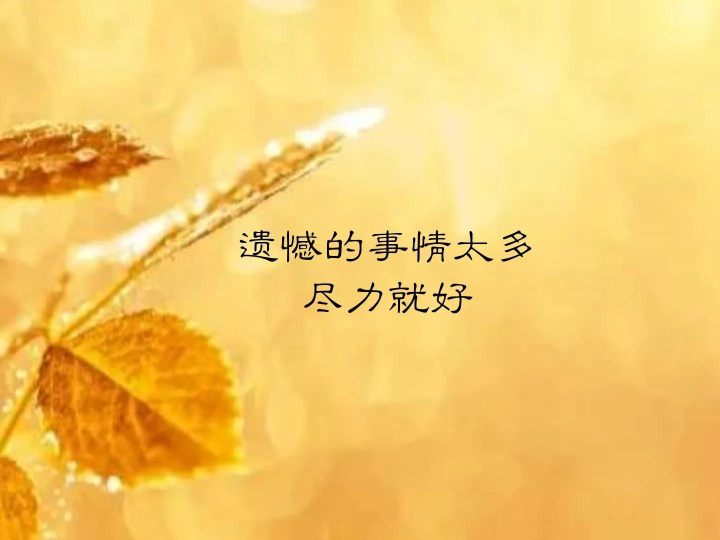
#> input picture images/wenzi01.jpeg, 1440 x 1080 px (shown at 1/2 size)
$ python work6.py
#> lines starting #> are read from the running program, lines starting #| are printed output that depends on the picture; after the words box and inside, x2 and y2 are one past the last pixel; in counts of white or black regions, pixels touching at a corner belong together
### myocr/MyUtile1.py
import paddlehub as pub


#识别图片的文字
#img 图片含有一组文字
def demo01(img):
    #加载模型
    ocr = pub.Module(name="chinese_ocr_db_crnn_server")
    #识别文字
    rs = ocr.recognize_text(images=[img])
    return rs[0]["data"][0]["text"]

### work6.py
import cv2
import numpy as np
from myocr.MyUtile1 import demo01

img = cv2.imread('images/wenzi01.jpeg')
#> img is the input picture: shape (1080, 1440, 3); mean B, G, R 105.4, 200.9, 244
gay_img = cv2.cvtColor(img, cv2.COLOR_BGR2GRAY)
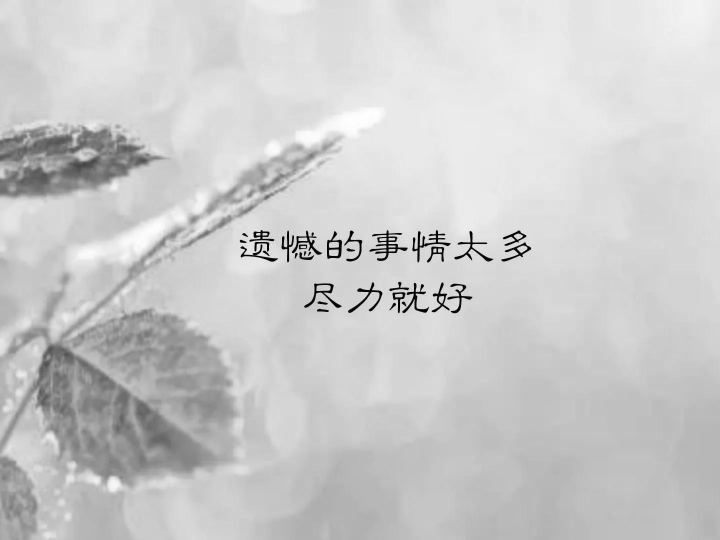
#> gay_img: shape (1080, 1440) (shown at 1/2 size); min 0, max 254, mean 202.9
k = np.ones((9, 9), np.uint8)
close_img = cv2.morphologyEx(gay_img, cv2.MORPH_BLACKHAT, k)
k1 = (19, 19)
d = 2
gs_img = cv2.GaussianBlur(close_img, k1, d)
c_img = cv2.Canny(gs_img, 180, 200)
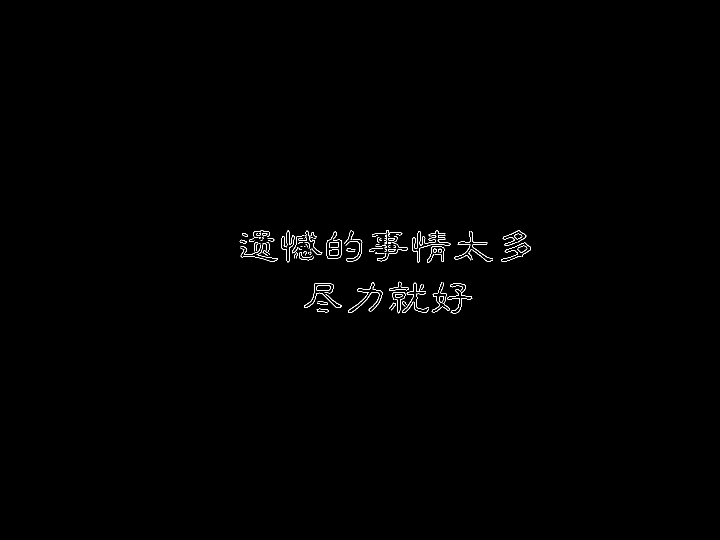
#> c_img: shape (1080, 1440) (shown at 1/2 size); 0.41% white in thin lines or dots, all inside (x1, y1, x2, y2) = (479, 460, 1062, 627)
open_img = cv2.dilate(c_img, np.ones((19, 19)), iterations=1)
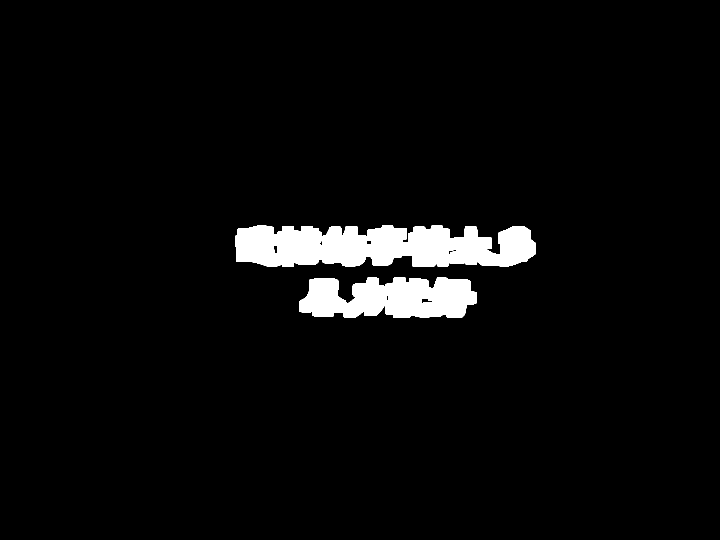
#> open_img: shape (1080, 1440) (shown at 1/2 size); 4.1% white; 2 white regions
contours, hierarchy = cv2.findContours(open_img, cv2.RETR_EXTERNAL, cv2.CHAIN_APPROX_SIMPLE)
#> contours = 2 contours; box (x1, y1, x2, y2) and area: (470, 451, 1071, 534) 39604, (599, 554, 954, 636) 22269
num = len(contours)
#> num = 2
print(f"长度={num}")
#| 长度=2
qie_img = 0
qie1_img = 0
for contour in contours:
    x, y, w, h = cv2.boundingRect(contour)
    print(x, y, w, h)
    if w == 355:
        c_img = cv2.rectangle(img, (x, y), (x + w, y + h), (0, 100, 0), 2)
        qie_img = c_img[y:y + h, x:x + w]
    elif w == 601:
        c_img = cv2.rectangle(img, (x, y), (x + w, y + h), (0, 100, 0), 2)
        qie1_img = c_img[y:y + h, x:x + w]
#> this loop made 2 passes
#> (x, y, w, h) on passes 1 to 2: (599, 554, 355, 82), (470, 451, 601, 83)
#| 599 554 355 82
#| 470 451 601 83
#> pass 1, `qie_img = c_img[y:y + h, x:x + w]`:
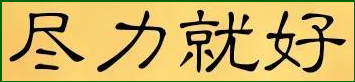
#> qie_img: shape (82, 355, 3); mean B, G, R 98.9, 176.9, 202.8
#> pass 2, `qie1_img = c_img[y:y + h, x:x + w]`:
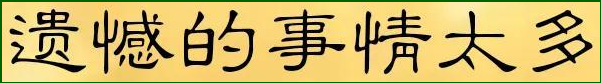
#> qie1_img: shape (83, 601, 3); mean B, G, R 105.3, 178, 199
# 改变图片像素
q_img=cv2.resize(qie_img,(300,200))
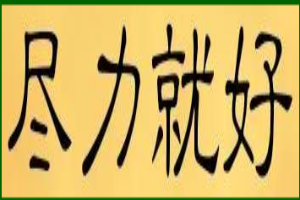
#> q_img: shape (200, 300, 3); mean B, G, R 98.7, 176.7, 202.6
q1_img=cv2.resize(qie1_img,(600,300))
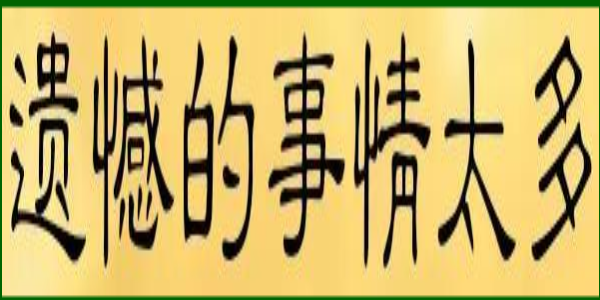
#> q1_img: shape (300, 600, 3); mean B, G, R 105.2, 177.9, 198.9
#> (the run stopped early here; a loop or call above may not have finished)
